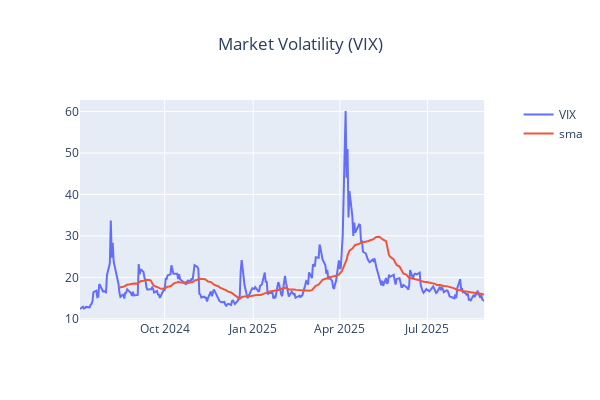

Source (notebook cell):
### Markdown cell above
### Implied Volaility

### Code cell
import os
import yfinance
from finta import TA
from plotly.subplots import make_subplots



COLUMNS = ['Adj Close', 'Open','High','Low','Close','Volume']
_d = file_utils.read_historic_data('^VIX')
_d['sma'] = TA.SMA(_d, period=30)

_f=make_subplots(specs=[[{"secondary_y": True}]])
_f.update_layout(title=f"Market Volatility (VIX)", title_x=0.5, width=600, height=400)
_d.reset_index(inplace=True)
_f.add_trace(
    go.Scatter(y=_d['Close'], x=_d['Date'], name="VIX"),
    secondary_y=False
)
_f.add_trace(
    go.Scatter(y=_d['sma'], x=_d['Date'], name=f'sma'),
    secondary_y=False
)
_f.show()

### Figure 1 — Plotly figure (JSON) as saved in the notebook; plotly's stock layout.template omitted (floating-point values rounded to 4 significant figures; data arrays with more than 128 entries replaced by an {"elided": "..."} marker saying what was removed)
{"data": [{"name": "VIX", "type": "scatter", "x": {"elided": "290 str values"}, "xaxis": "x", "y": {"elided": "290 float values"}, "yaxis": "y"}, {"name": "sma", "type": "scatter", "x": {"elided": "290 str values"}, "xaxis": "x", "y": {"elided": "290 float values"}, "yaxis": "y"}], "layout": {"height": 400, "title": {"text": "Market Volatility (VIX)", "x": 0.5}, "width": 600, "xaxis": {"anchor": "y", "domain": [0, 0.94]}, "yaxis": {"anchor": "x", "domain": [0, 1]}, "yaxis2": {"anchor": "x", "overlaying": "y", "side": "right"}}}
